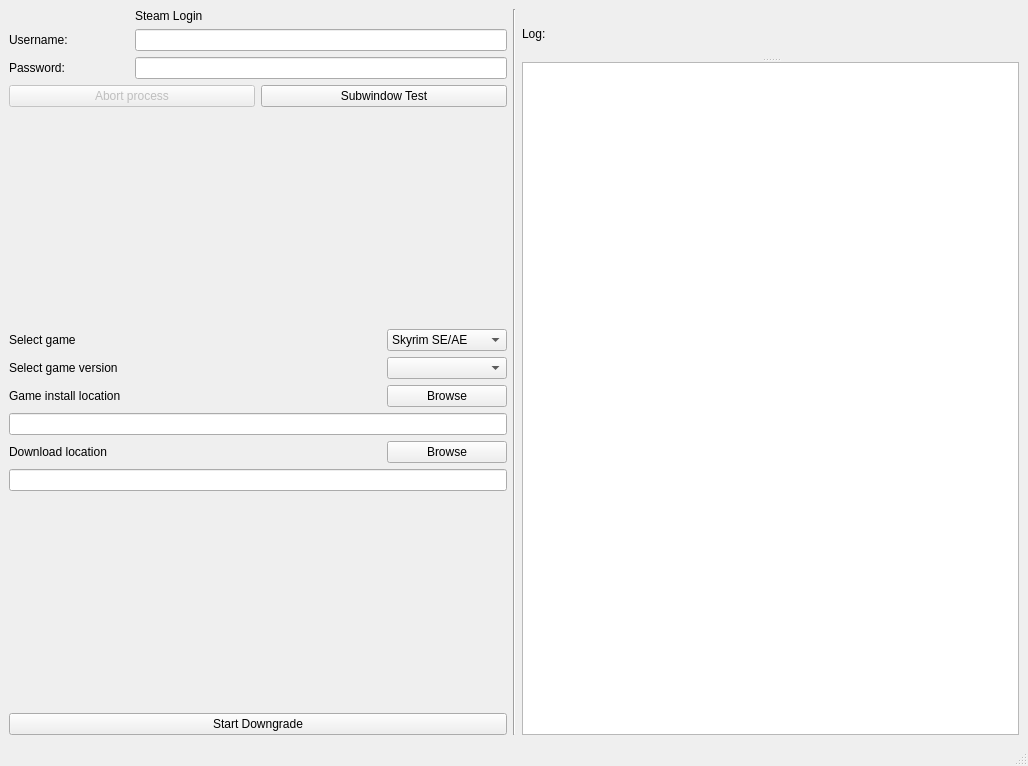
<?xml version="1.0" encoding="UTF-8"?>
<ui version="4.0">
 <class>SKMainWindow</class>
 <widget class="QMainWindow" name="SKMainWindow">
  <property name="geometry">
   <rect>
    <x>0</x>
    <y>0</y>
    <width>1028</width>
    <height>766</height>
   </rect>
  </property>
  <property name="windowTitle">
   <string>SKMainWindow</string>
  </property>
  <widget class="QWidget" name="centralwidget">
   <layout class="QGridLayout" name="gridLayout_3">
    <item row="0" column="0">
     <layout class="QGridLayout" name="gridLayout_2">
      <item row="0" column="1">
       <widget class="Line" name="line">
        <property name="orientation">
         <enum>Qt::Vertical</enum>
        </property>
       </widget>
      </item>
      <item row="0" column="2">
       <widget class="QSplitter" name="splitter">
        <property name="orientation">
         <enum>Qt::Vertical</enum>
        </property>
        <widget class="QLabel" name="label">
         <property name="text">
          <string>Log:</string>
         </property>
        </widget>
        <widget class="QTextEdit" name="textEdit">
         <property name="readOnly">
          <bool>true</bool>
         </property>
        </widget>
       </widget>
      </item>
      <item row="0" column="0">
       <layout class="QGridLayout" name="gridLayout">
        <item row="8" column="0" colspan="4">
         <widget class="QLineEdit" name="lineEditGamePath"/>
        </item>
        <item row="5" column="0" colspan="2">
         <widget class="QLabel" name="label_7">
          <property name="text">
           <string>Select game</string>
          </property>
         </widget>
        </item>
        <item row="11" column="0" colspan="4">
         <spacer name="verticalSpacer">
          <property name="orientation">
           <enum>Qt::Vertical</enum>
          </property>
          <property name="sizeHint" stdset="0">
           <size>
            <width>248</width>
            <height>40</height>
           </size>
          </property>
         </spacer>
        </item>
        <item row="10" column="0" colspan="4">
         <widget class="QLineEdit" name="lineEditDownloadPath"/>
        </item>
        <item row="3" column="2" colspan="2">
         <widget class="QPushButton" name="pushButtonSubwin">
          <property name="enabled">
           <bool>true</bool>
          </property>
          <property name="text">
           <string>Subwindow Test</string>
          </property>
         </widget>
        </item>
        <item row="7" column="3">
         <widget class="QPushButton" name="pushButtonBrowse">
          <property name="text">
           <string>Browse</string>
          </property>
         </widget>
        </item>
        <item row="9" column="3">
         <widget class="QPushButton" name="pushButtonBrowse2">
          <property name="text">
           <string>Browse</string>
          </property>
         </widget>
        </item>
        <item row="1" column="1" colspan="3">
         <widget class="QLineEdit" name="lineEditUser"/>
        </item>
        <item row="3" column="0" colspan="2">
         <widget class="QPushButton" name="pushButtonAbort">
          <property name="enabled">
           <bool>false</bool>
          </property>
          <property name="toolTip">
           <string>&lt;html&gt;&lt;head/&gt;&lt;body&gt;&lt;p&gt;Abort download process.&lt;/p&gt;&lt;/body&gt;&lt;/html&gt;</string>
          </property>
          <property name="text">
           <string>Abort process</string>
          </property>
         </widget>
        </item>
        <item row="5" column="3">
         <widget class="QComboBox" name="comboBoxGame">
          <item>
           <property name="text">
            <string>Skyrim SE/AE</string>
           </property>
          </item>
          <item>
           <property name="text">
            <string>Fallout 4</string>
           </property>
          </item>
         </widget>
        </item>
        <item row="9" column="0" colspan="2">
         <widget class="QLabel" name="label_8">
          <property name="text">
           <string>Download location</string>
          </property>
         </widget>
        </item>
        <item row="12" column="0" colspan="4">
         <widget class="QPushButton" name="pushButtonDownload">
          <property name="enabled">
           <bool>true</bool>
          </property>
          <property name="toolTip">
           <string>&lt;html&gt;&lt;head/&gt;&lt;body&gt;&lt;p&gt;Downgrade to selected game version from Steam.&lt;/p&gt;&lt;/body&gt;&lt;/html&gt;</string>
          </property>
          <property name="text">
           <string>Start Downgrade</string>
          </property>
         </widget>
        </item>
        <item row="7" column="0" colspan="3">
         <widget class="QLabel" name="label_5">
          <property name="text">
           <string>Game install location</string>
          </property>
         </widget>
        </item>
        <item row="2" column="0">
         <widget class="QLabel" name="label_4">
          <property name="text">
           <string>Password:</string>
          </property>
         </widget>
        </item>
        <item row="6" column="0" colspan="2">
         <widget class="QLabel" name="label_6">
          <property name="text">
           <string>Select game version</string>
          </property>
         </widget>
        </item>
        <item row="6" column="3">
         <widget class="QComboBox" name="comboBoxVersion"/>
        </item>
        <item row="4" column="0" colspan="4">
         <spacer name="verticalSpacer_2">
          <property name="orientation">
           <enum>Qt::Vertical</enum>
          </property>
          <property name="sizeHint" stdset="0">
           <size>
            <width>248</width>
            <height>40</height>
           </size>
          </property>
         </spacer>
        </item>
        <item row="0" column="1" colspan="3">
         <widget class="QLabel" name="label_2">
          <property name="text">
           <string>Steam Login</string>
          </property>
         </widget>
        </item>
        <item row="1" column="0">
         <widget class="QLabel" name="label_3">
          <property name="text">
           <string>Username:</string>
          </property>
         </widget>
        </item>
        <item row="2" column="1" colspan="3">
         <widget class="QLineEdit" name="lineEditPW"/>
        </item>
       </layout>
      </item>
     </layout>
    </item>
   </layout>
  </widget>
  <widget class="QMenuBar" name="menubar">
   <property name="geometry">
    <rect>
     <x>0</x>
     <y>0</y>
     <width>1028</width>
     <height>26</height>
    </rect>
   </property>
  </widget>
  <widget class="QStatusBar" name="statusbar"/>
 </widget>
 <tabstops>
  <tabstop>lineEditUser</tabstop>
  <tabstop>lineEditPW</tabstop>
  <tabstop>pushButtonAbort</tabstop>
  <tabstop>lineEditGamePath</tabstop>
  <tabstop>lineEditDownloadPath</tabstop>
  <tabstop>comboBoxGame</tabstop>
  <tabstop>comboBoxVersion</tabstop>
  <tabstop>pushButtonBrowse</tabstop>
  <tabstop>pushButtonBrowse2</tabstop>
  <tabstop>pushButtonDownload</tabstop>
  <tabstop>textEdit</tabstop>
  <tabstop>pushButtonSubwin</tabstop>
 </tabstops>
 <resources/>
 <connections/>
</ui>
